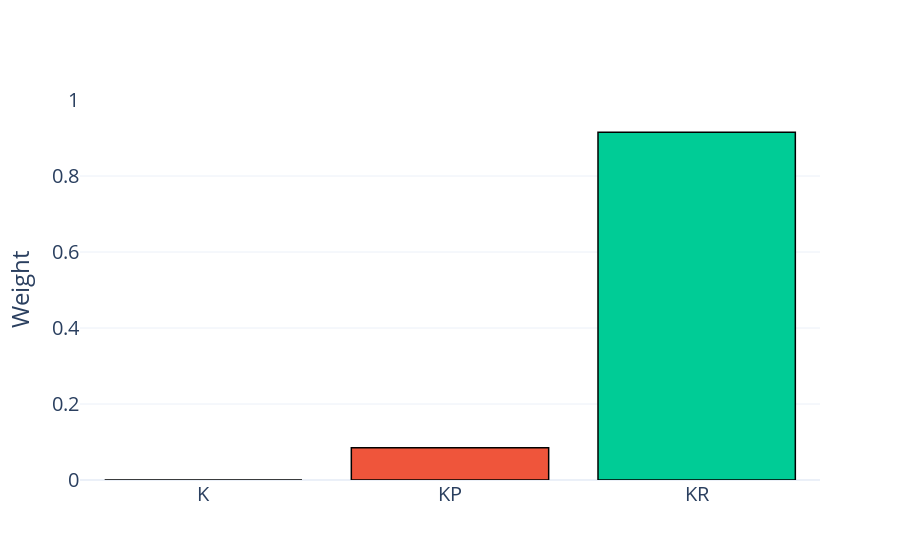

Notebook code cell kept with this figure:
### Markdown cell above
## Estimate model likelihoods

Uses AIC scores estimated in

- `infer_K_model.ipynb`
- `infer_KP_model.ipynb`
- `infer_KR_model.ipynb`.

The model likelihoods are defined as

$$
    w_m =
        \frac{\mathrm{e}^{-\mathrm{AIC}_m / 2}}
        {\sum _m \mathrm{e}^{-\mathrm{AIC}_m / 2}},
$$

where $m$ labels the candidate models.

### Code cell
# Load elpd estimates from disk
directory = os.getcwd()
models = ['K_model', 'KP_model', 'KR_model']
n_models = len(models)
aic_scores = np.empty(shape=(n_models))
for id_m, model in enumerate(models):
    # Get AIC scores
    path = os.path.join(
        directory, 'derived_data/%s_inference_data.nc' % model)
    inf_data = xr.load_dataarray(path)
    aic_scores[id_m] = inf_data.attrs['AIC score']

# Compute elpd deltas to avoid numerical overflow
delta_aic = aic_scores - aic_scores[-1]

# Compute weights
weights_aic = np.exp(-delta_aic / 2) / np.sum(np.exp(-delta_aic / 2), axis=0)

# Create figure
fig = go.Figure()
colors = plotly.colors.qualitative.Plotly
fig.add_trace(go.Bar(
    x=['K', 'KP', 'KR'],
    y=weights_aic,
    marker_color=colors[:n_models]
))
fig.update_traces(
    marker_line_color='black',
    marker_line_width=1.5)
fig.update_layout(
    template='plotly_white',
    yaxis_title='Weight',
    showlegend=False,
    yaxis_range=[0, 1],
    font=dict(size=20),
    xaxis_showticklabels=True
)

directory = os.getcwd()
fig.write_image(
    directory + '/model_weights_in_vitro_study.pdf', width=500, height=500)
fig.show()

### Figure 1 — Plotly figure (JSON) as saved in the notebook; plotly's stock layout.template omitted (floating-point values rounded to 4 significant figures)
{"data": [{"marker": {"color": ["#636EFA", "#EF553B", "#00CC96"], "line": {"color": "black", "width": 1.5}}, "type": "bar", "x": ["K", "KP", "KR"], "y": [3.803e-28, 0.08484, 0.9152]}], "layout": {"font": {"size": 20}, "showlegend": false, "xaxis": {"showticklabels": true}, "yaxis": {"range": [0, 1], "title": {"text": "Weight"}}}}
